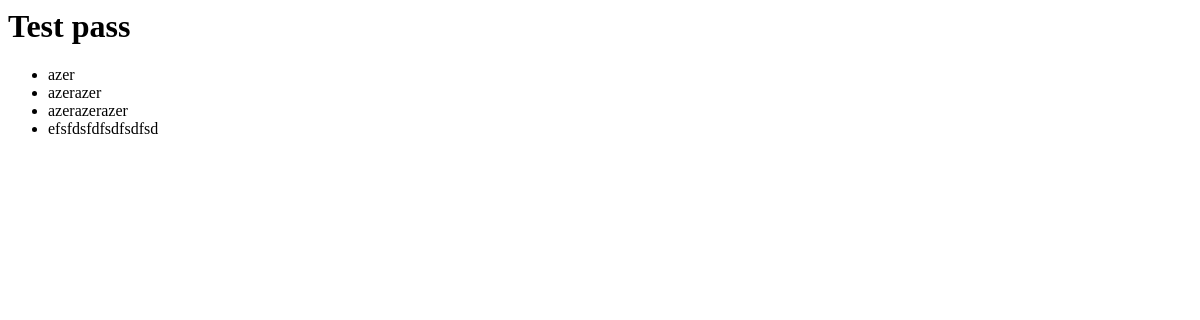
Page /31/ on the earlier database version.
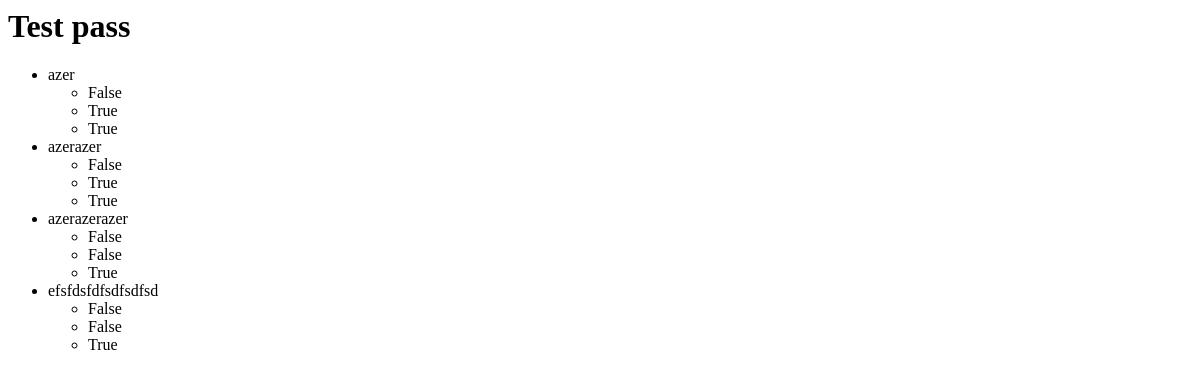
Same page on the later database version.
### Formulaire/models.py (models this page shows, shortened)
class Form(models.Model) :
    title = models.CharField(max_length=200,default = 'Default title')
    password = models.CharField(max_length=20)

class FieldForm(models.Model) :
    form = models.ForeignKey(Form, on_delete = models.CASCADE)
    question = models.CharField(max_length = 250)
    def __str__(self):
        return  self.question

class Answer(models.Model):
    field = models.ForeignKey(FieldForm, on_delete = models.CASCADE)
    answer = models.BooleanField()
    def __str__(self):
        return str(self.answer)

### Formulaire/views.py (the view)
# urls.py: url(r'^(?P<form_id>[0-9]+)/$', views.detail, name = 'detail'),
def detail(request, form_id):
    try:
        form = Form.objects.get(pk=form_id)
    except Form.DoesNotExist:
        raise Http404("Form does not exist")
    return render(request, 'Formulaire/detail.html' , {'form' : form})

### Formulaire/templates/Formulaire/detail.html
<h1> {{ form.title }}</h1>
<ul>
    {% for question in form.fieldform_set.all %}
        <li> {{ question }}</li>
        <ul>
            {% for answer in question.answer_set.all %}
            <li> {{ answer }}</li>
            {% endfor %}
        </ul>
    {% endfor %}
</ul>

Differences in the rows shown:
added Answer: answer "False", shown under FieldForm "azer"
added Answer: answer "True", shown under FieldForm "azer"
added Answer: answer "True", shown under FieldForm "azer"
added Answer: answer "False", shown under FieldForm "azerazer"
added Answer: answer "True", shown under FieldForm "azerazer"
added Answer: answer "True", shown under FieldForm "azerazer"
added Answer: answer "False", shown under FieldForm "azerazerazer"
added Answer: answer "False", shown under FieldForm "azerazerazer"
added Answer: answer "True", shown under FieldForm "azerazerazer"
added Answer: answer "False", shown under FieldForm "efsfdsfdfsdfsdfsd"
added Answer: answer "False", shown under FieldForm "efsfdsfdfsdfsdfsd"
added Answer: answer "True", shown under FieldForm "efsfdsfdfsdfsdfsd"
